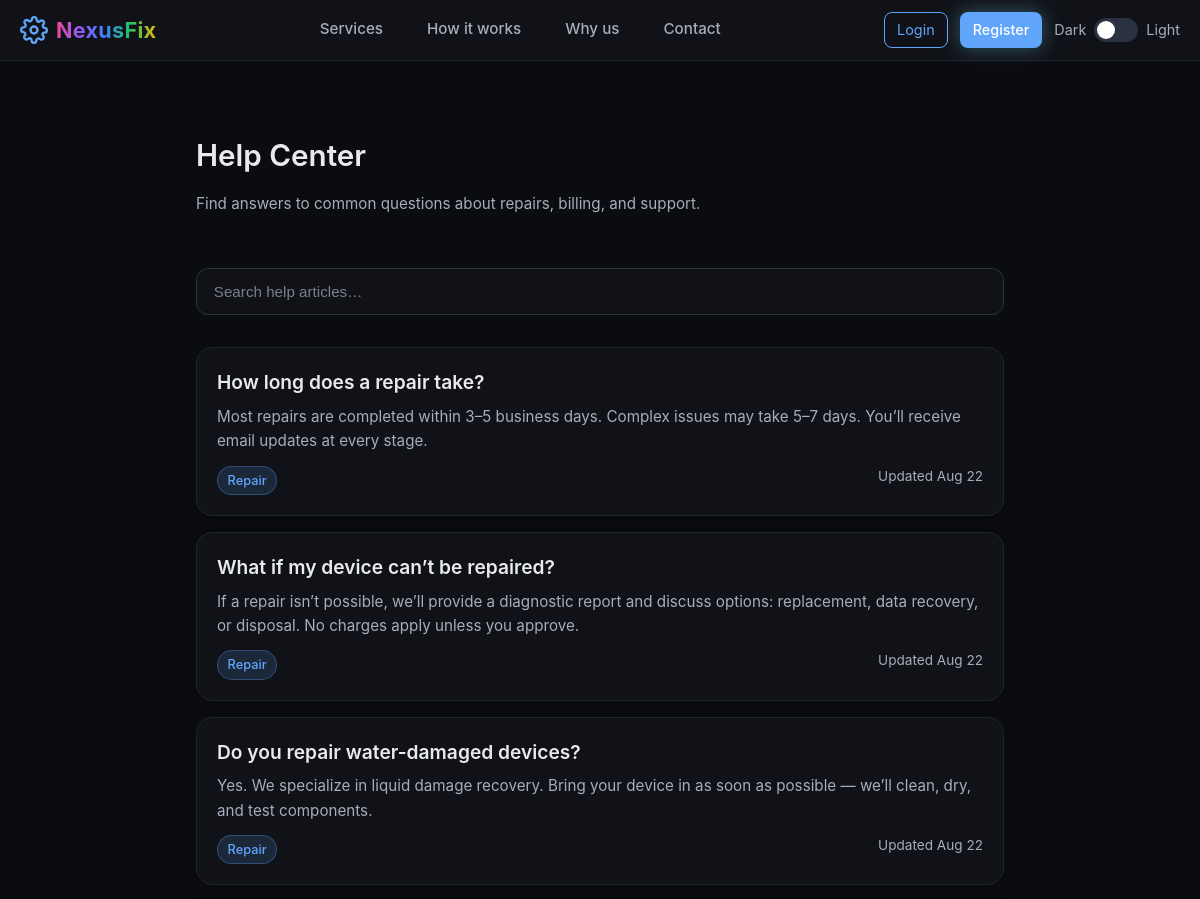
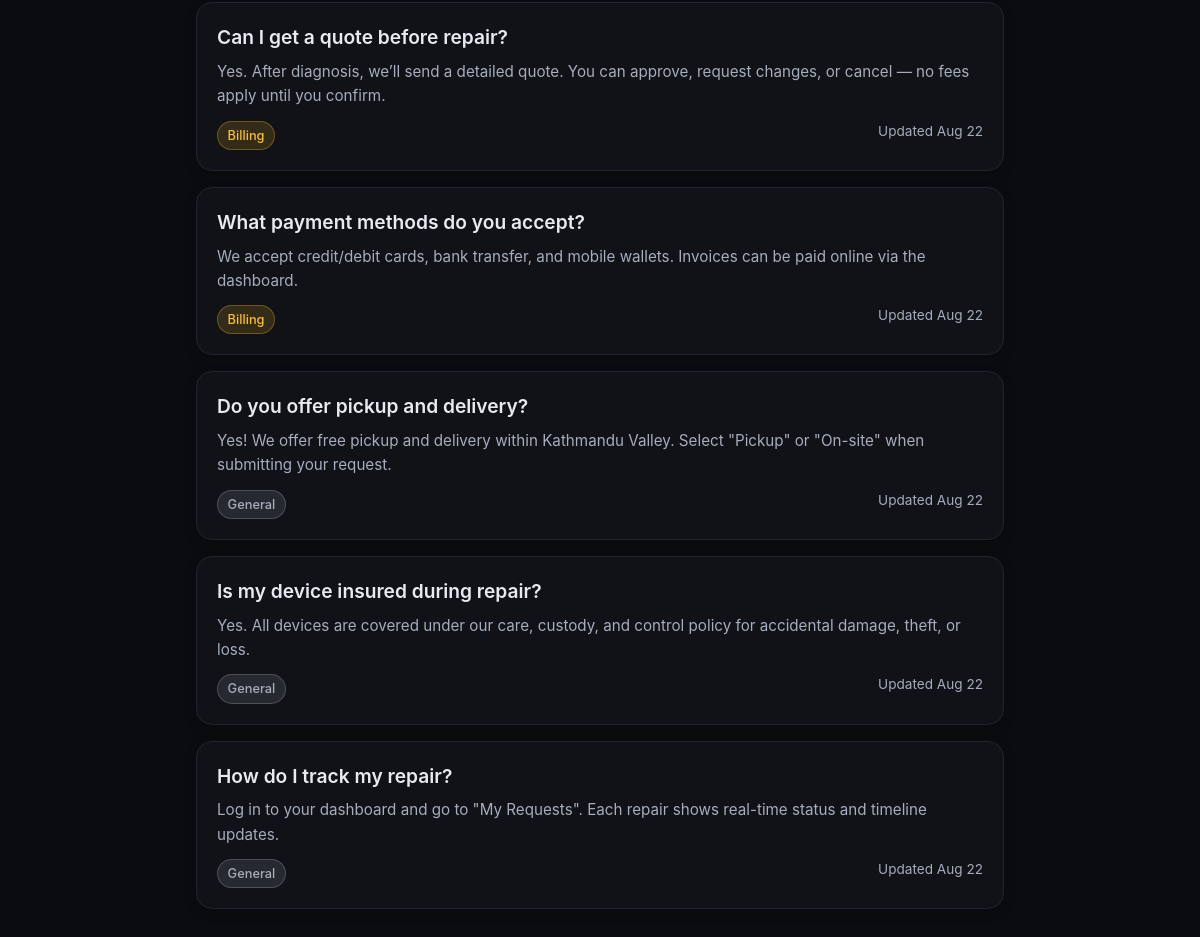
/support/kb.php, run on the app's committed database (2 pictures, top to bottom).
### tables this page shows
CREATE TABLE `knowledge_base` (
  `id` int(10) UNSIGNED NOT NULL,
  `title` varchar(200) NOT NULL,
  `content` text NOT NULL,
  `category` enum('General','Repair','Billing','Account','Warranty','Shipping') DEFAULT 'General',
  `is_published` tinyint(1) NOT NULL DEFAULT 1,
  `created_at` timestamp NOT NULL DEFAULT current_timestamp(),
  `updated_at` timestamp NOT NULL DEFAULT current_timestamp() ON UPDATE current_timestamp()
);

### includes/functions.php (called while the page is built, shortened)
<?php
function e($value): string {
    return htmlspecialchars((string)$value, ENT_QUOTES | ENT_SUBSTITUTE, 'UTF-8');
}
function base_url(string $path = ''): string {
    $scheme = (!empty($_SERVER['HTTPS']) && $_SERVER['HTTPS'] !== 'off') ? 'https' : 'http';
    $host   = $_SERVER['HTTP_HOST'] ?? 'localhost';
    $base   = "/it_repair/public/";
    return $scheme . '://' . $host . $base . ltrim($path, '/');
}
?>

### public/support/kb.php (the view, shortened to what this page needs)
<?php
try {
  $pdo = db();
  $stmt = $pdo->prepare("
    SELECT id, title, content, category, updated_at
    FROM knowledge_base
    WHERE is_published = 1
    ORDER BY FIELD(category, 'Repair', 'Billing', 'Shipping', 'Warranty', 'Account', 'General'), created_at DESC
  ");
  $stmt->execute();
  $articles = $stmt->fetchAll(PDO::FETCH_ASSOC);
} catch (Exception $e) {
  error_log("KB load error: " . $e->getMessage());
  $articles = [];
}
?>
<!doctype html>
<html lang="en" data-theme="dark">
<head>
  <link rel="stylesheet" href="../../assets/css/styles.css">
</head>
<body>
  <?php require __DIR__.'/../../includes/header.php'; ?>
  <main aria-labelledby="page-title">
    <div class="header">
      <div>
        <h2 id="page-title">Help Center</h2>
        <p class="subtitle">Find answers to common questions about repairs, billing, and support.</p>
      </div>
    </div>
    <div class="search-box">
      <input
        type="text"
        id="search-input"
        placeholder="Search help articles…"
        aria-label="Search knowledge base"
        autocomplete="off"
      >
    </div>
    <div id="articles-container">
      <?php foreach ($articles as $a): ?>
        <article class="article" data-title="<?= e(strtolower($a['title'])) ?>" data-content="<?= e(strtolower(strip_tags($a['content']))) ?>">
          <h3><?= e($a['title']) ?></h3>
          <div class="article-content" id="content-<?= $a['id'] ?>">
            <?= nl2br(e($a['content'])) ?>
          </div>
          <div class="article-meta">
            <span class="chip <?= e($a['category']) ?>"><?= e($a['category']) ?></span>
            <span>Updated <?= (new DateTime($a['updated_at']))->format('M j') ?></span>
          </div>
        </article>
      <?php endforeach; ?>
    </div>
  </main>
</body>
</html>

### includes/header.php (shortened to what this page needs)
<?php
$unread_count_header = 0;
$initial_theme = 'dark';
?>
<!DOCTYPE html>
<html lang="en" data-theme="<?= e($initial_theme) ?>">
<head>
</head>
<body>
<header class="site-header" style="
  display: flex;
  justify-content: space-between;
  align-items: center;
  padding: 12px 20px;
  border-bottom: 1px solid var(--line);
  background: var(--card);
  position: sticky;
  top: 0;
  z-index: 100;
  transition: background 0.3s ease;
">
  <div class="brand">
    <?php if (!empty($_SESSION['user']) && $_SESSION['user']['role'] === 'staff'): ?>
      <a href="<?= e(base_url('staff/dashboard.php')) ?>" style="display:flex; align-items:center; gap:8px; text-decoration:none;">
    <?php elseif (!empty($_SESSION['user']) && $_SESSION['user']['role'] === 'customer'): ?>
      <a href="<?= e(base_url('customer/dashboard.php')) ?>" style="display:flex; align-items:center; gap:8px; text-decoration:none;">
    <?php else: ?>
      <a href="<?= e(base_url('index.php')) ?>" style="display:flex; align-items:center; gap:8px; text-decoration:none;">
    <?php endif; ?>
        <span class="brand-name" style="
          font-weight:700; font-size:1.35rem;
          background:linear-gradient(90deg,#ec4899,#8b5cf6,#3b82f6,#22c55e,#eab308);
          -webkit-background-clip:text;
          -webkit-text-fill-color:transparent;
          background-clip:text;
          color:transparent;
        ">NexusFix</span>
      </a>
  </div>
  <nav class="nav" style="display:flex; gap:1.5rem; font-size:0.95rem;">
    <?php if (!empty($_SESSION['user']) && $_SESSION['user']['role'] === 'customer'): ?>
      <a href="<?= e(base_url('customer/dashboard.php')) ?>" style="color:var(--brand); text-decoration:none;">Dashboard</a>
      <a href="<?= e(base_url('customer/request_new.php')) ?>" style="color:var(--muted); text-decoration:none;">New Request</a>
      <a href="<?= e(base_url('customer/requests.php')) ?>" style="color:var(--muted); text-decoration:none;">My Requests</a>
      <a href="<?= e(base_url('support/contact.php')) ?>" style="color:var(--muted); text-decoration:none;">Contact Support</a>
      <a href="<?= e(base_url('customer/notifications.php')) ?>" style="color:var(--muted); text-decoration:none; position:relative;">
          Notifications
          <?php if ($unread_count_header > 0): ?>
            <span style="
              position: absolute;
              top: -5px;
              right: -8px;
              background: #f87171;
              color: white;
              border-radius: 50%;
              width: 18px;
              height: 18px;
              font-size: 0.7rem;
              display: flex;
              align-items: center;
              justify-content: center;
              font-weight: bold;
            " aria-label="<?= e((string)$unread_count_header) ?> unread notifications">
              <?= e((string)min($unread_count_header, 99)) ?>
              <?php if ($unread_count_header > 99): ?>+<?php endif; ?>
            </span>
          <?php endif; ?>
      </a>
    <?php else: ?>
      <a href="<?= e(base_url('index.php#services')) ?>" style="color:var(--muted); text-decoration:none;">Services</a>
      <a href="<?= e(base_url('index.php#how')) ?>" style="color:var(--muted); text-decoration:none;">How it works</a>
      <a href="<?= e(base_url('index.php#trust')) ?>" style="color:var(--muted); text-decoration:none;">Why us</a>
      <a href="<?= e(base_url('index.php#contact')) ?>" style="color:var(--muted); text-decoration:none;">Contact</a>
    <?php endif; ?>
  </nav>
  <div class="auth" style="display:flex; gap:12px; align-items:center;">
    <?php if (!empty($_SESSION['user'])): ?>
      <div class="dropdown" id="userDropdown">
        <div class="user-menu-trigger">
            <?php
            $hasProfilePictureHeader = !empty($_SESSION['user']['profile_picture']) &&
                                       file_exists(HEADER_BASE_UPLOAD_PATH . DIRECTORY_SEPARATOR . $_SESSION['user']['profile_picture']);
            if ($hasProfilePictureHeader):
            ?>
                <div class="user-avatar-header">
                    <img src="<?= e('/' . $_SESSION['user']['profile_picture']) ?>" alt="Profile Picture">
                </div>
            <?php else: ?>
                <div class="user-avatar-header initials">
                <?php
                    $name = $_SESSION['user']['name'];
                    $initials = '';
                    $words = explode(' ', $name);
                    foreach (array_slice($words, 0, 2) as $word) {
                        $initials .= strtoupper($word[0]);
                    }
                    echo $initials;
                ?>
                </div>
            <?php endif; ?>
        </div>
        <div class="dropdown-content">
          <div style="padding: 12px 16px; border-bottom: 1px solid var(--line); display: flex; align-items: center; gap: 12px;">
            <?php if ($hasProfilePictureHeader): ?>
                <div class="user-avatar-header">
                    <img src="<?= e('/' . $_SESSION['user']['profile_picture']) ?>" alt="Profile Picture">
                </div>
            <?php else: ?>
                <div class="user-avatar-header initials">
                <?php
                    $name = $_SESSION['user']['name'];
                    $initials = '';
                    $words = explode(' ', $name);
                    foreach (array_slice($words, 0, 2) as $word) {
                        $initials .= strtoupper($word[0]);
                    }
                    echo $initials;
                ?>
                </div>
            <?php endif; ?>
            <div class="user-info">
              <div class="user-name-header"><?= e($_SESSION['user']['name']) ?></div>
              <div class="user-role"><?= ucfirst(e($_SESSION['user']['role'])) ?></div>
            </div>
          </div>
          <a href="<?= e(base_url('customer/profile.php')) ?>">
            <svg xmlns="http://www.w3.org/2000/svg" width="18" height="18" viewBox="0 0 24 24" fill="none" stroke="currentColor" stroke-width="2" stroke-linecap="round" stroke-linejoin="round">
              <path d="M20 21v-2a4 4 0 0 0-4-4H8a4 4 0 0 0-4 4v2"></path>
              <circle cx="12" cy="7" r="4"></circle>
            </svg>
            Edit Profile
          </a>
          <a href="<?= e(base_url('customer/change_password.php')) ?>">
            <svg xmlns="http://www.w3.org/2000/svg" width="18" height="18" viewBox="0 0 24 24" fill="none" stroke="currentColor" stroke-width="2" stroke-linecap="round" stroke-linejoin="round">
              <rect x="3" y="11" width="18" height="11" rx="2" ry="2"></rect>
              <path d="M7 11V7a5 5 0 0 1 10 0v4"></path>
            </svg>
            Change Password
          </a>
          <div class="divider"></div>
          <a href="<?= e(base_url('logout.php')) ?>" style="color: #f87171;">
            <svg xmlns="http://www.w3.org/2000/svg" width="18" height="18" viewBox="0 0 24 24" fill="none" stroke="currentColor" stroke-width="2" stroke-linecap="round" stroke-linejoin="round">
              <path d="M9 21H5a2 2 0 0 1-2-2V5a2 2 0 0 1 2-2h4"></path>
              <polyline points="16 17 21 12 16 7"></polyline>
              <line x1="21" y1="12" x2="9" y2="12"></line>
            </svg>
            Logout
          </a>
        </div>
      </div>
    <?php else: ?>
      <a class="btn ghost" href="<?= e(base_url('login.php')) ?>" style="padding:6px 12px; border-radius:8px; color:var(--brand); border:1px solid var(--brand); text-decoration:none; font-size:0.9rem;">Login</a>
      <a class="btn glow" href="<?= e(base_url('register.php')) ?>" style="padding:6px 12px; border-radius:8px; background:var(--brand); color:white; text-decoration:none; font-size:0.9rem; font-weight:500;">Register</a>
    <?php endif; ?>
    <div class="theme-toggle">
        <span style="user-select: none;">Dark</span>
        <label class="toggle-switch">
            <span class="slider"></span>
        </label>
        <span style="user-select: none;">Light</span>
    </div>
  </div>
</header>

### assets/css/styles.css (style rules this page uses)
:root { --bg0:#06080e; --bg1:#0b1020; --ink:#e7f0ff; --muted:#9fb0c9; --accent:#7ae5ff; --accent2:#9a7bff; --glow: 0 0 20px rgba(122,229,255,.35); --card:#0f1426cc; --border:1px solid rgba(255,255,255,.08); --radius:18px; }
* { box-sizing:border-box }
html,body { height:100% }
body { margin:0; font:16px/1.6 system-ui, -apple-system, Segoe UI, Roboto, "Noto Sans", Arial, sans-serif; color:var(--ink); background: radial-gradient(1200px 800px at 10% 10%, #0f1b3f 0%, var(--bg0) 40%), var(--bg1); overflow-x:hidden; }
.site-header { position:sticky; top:0; z-index:10; display:flex; align-items:center; gap:16px; justify-content:space-between; padding:14px clamp(16px, 4vw, 40px); backdrop-filter: blur(8px); background:rgba(6,8,14,.35); border-bottom:var(--border); }
.brand { display:flex; align-items:center; gap:10px }
.logo { width:30px; height:30px; color:var(--accent) }
.brand-name { font-weight:700; letter-spacing:.3px }
.nav { display:flex; gap:18px }
.nav a { color:var(--muted); text-decoration:none }
.auth { display:flex; gap:10px; align-items:center }
.btn { display:inline-flex; align-items:center; justify-content:center; gap:.5rem; padding:10px 16px; border-radius:12px; text-decoration:none; border:1px solid transparent; cursor:pointer; white-space:nowrap }
.btn.ghost { border-color:rgba(154,123,255,.45); color:var(--ink); background:transparent }
.btn.glow { background:linear-gradient(90deg,var(--accent2),var(--accent)); color:#081018; box-shadow:var(--glow) }
.subtitle { color:var(--muted); max-width:60ch }
.site-header .nav a { position: relative; padding: 6px 10px; font-weight: 500; text-decoration: none; color: var(--fg); transition: color .2s ease; }
.site-header .nav a::after { content: ''; position: absolute; left: 50%; bottom: -2px; width: 0; height: 2px; background: linear-gradient(90deg,#ec4899,#8b5cf6); transition: width .3s ease, left .3s ease; border-radius: 1px; }
.site-header { position: sticky; top:0; z-index: 100; background: var(--card); box-shadow: 0 2px 5px rgba(0,0,0,0.05); }

### public/support/kb.php (style rules this page uses)
:root { --bg: #0b0c0f; --card: #101218; --text: #e8eaf0; --muted: #a6adbb; --border: #1f2430; --field-border: #2a3242; --primary: #60a5fa; --shadow: 0 10px 30px rgba(0,0,0,.35); --shadow-sm: 0 4px 12px rgba(0,0,0,.18); --radius: 16px; --transition: all 0.2s ease; }
body { background: var(--bg); color: var(--text); font-family: -apple-system, BlinkMacSystemFont, 'Segoe UI', Roboto, 'Helvetica Neue', Arial, sans-serif; line-height: 1.5; margin: 0; padding: 0; }
main { max-width: 840px; margin: 2rem auto; padding: 1rem; }
h2 { font-size: 1.85rem; font-weight: 600; margin-bottom: 0.25rem; }
.subtitle { color: var(--muted); font-size: 0.95rem; margin-bottom: 1.75rem; }
.header { display: flex; justify-content: space-between; align-items: flex-start; flex-wrap: wrap; gap: 1rem; margin-bottom: 1.5rem; }
.search-box { display: flex; gap: 8px; align-items: center; background: var(--card); border: 1px solid var(--field-border); border-radius: 12px; padding: 4px; margin-bottom: 2rem; transition: var(--transition); }
.search-box input { flex: 1; background: transparent; border: none; color: var(--text); padding: 0.65rem 0.8rem; font-size: 0.95rem; outline: none; }
.search-box input::placeholder { color: var(--muted); opacity: 0.7; }
.article { background: var(--card); border: 1px solid var(--border); border-radius: var(--radius); padding: 1.25rem; margin-bottom: 1rem; box-shadow: var(--shadow-sm); transition: var(--transition); }
.article h3 { margin: 0 0 0.5rem; font-size: 1.2rem; font-weight: 600; color: var(--text); }
.article-content { color: var(--muted); font-size: 0.95rem; line-height: 1.6; margin: 0.5rem 0 0.75rem; }
.article-meta { display: flex; justify-content: space-between; flex-wrap: wrap; gap: 0.5rem; font-size: 0.85rem; color: var(--muted); }
.chip { display: inline-flex; align-items: center; padding: 0.25rem 0.6rem; border-radius: 999px; font-size: 0.8rem; font-weight: 500; }
.chip.Repair { background: rgba(96,165,255,0.15); color: #60a5fa; border: 1px solid rgba(96,165,255,0.3); }
.chip.Billing { background: rgba(251,191,36,0.15); color: #fbbf24; border: 1px solid rgba(251,191,36,0.3); }
.chip.General { background: rgba(166,173,187,0.15); color: #a6adbb; border: 1px solid rgba(166,173,187,0.3); }

### data on the page
knowledge_base: title "How long does a repair take?", content "Most repairs are completed within 3–5 business days. Complex issues may take 5–7 days. You’ll receive email updates at every stage.", category "Repair", updated_at "Aug 22"
knowledge_base: title "What if my device can’t be repaired?", content "If a repair isn’t possible, we’ll provide a diagnostic report and discuss options: replacement, data recovery, or disposal. No charges apply unless you approve.", category "Repair", updated_at "Aug 22"
knowledge_base: title "Do you repair water-damaged devices?", content "Yes. We specialize in liquid damage recovery. Bring your device in as soon as possible — we’ll clean, dry, and test components.", category "Repair", updated_at "Aug 22"
knowledge_base: title "Can I get a quote before repair?", content "Yes. After diagnosis, we’ll send a detailed quote. You can approve, request changes, or cancel — no fees apply until you confirm.", category "Billing", updated_at "Aug 22"
knowledge_base: title "What payment methods do you accept?", content "We accept credit/debit cards, bank transfer, and mobile wallets. Invoices can be paid online via the dashboard.", category "Billing", updated_at "Aug 22"
knowledge_base: title "Do you offer pickup and delivery?", content "Yes! We offer free pickup and delivery within Kathmandu Valley. Select \"Pickup\" or \"On-site\" when submitting your request.", category "General", updated_at "Aug 22"
knowledge_base: title "Is my device insured during repair?", content "Yes. All devices are covered under our care, custody, and control policy for accidental damage, theft, or loss.", category "General", updated_at "Aug 22"
knowledge_base: title "How do I track my repair?", content "Log in to your dashboard and go to \"My Requests\". Each repair shows real-time status and timeline updates.", category "General", updated_at "Aug 22"
